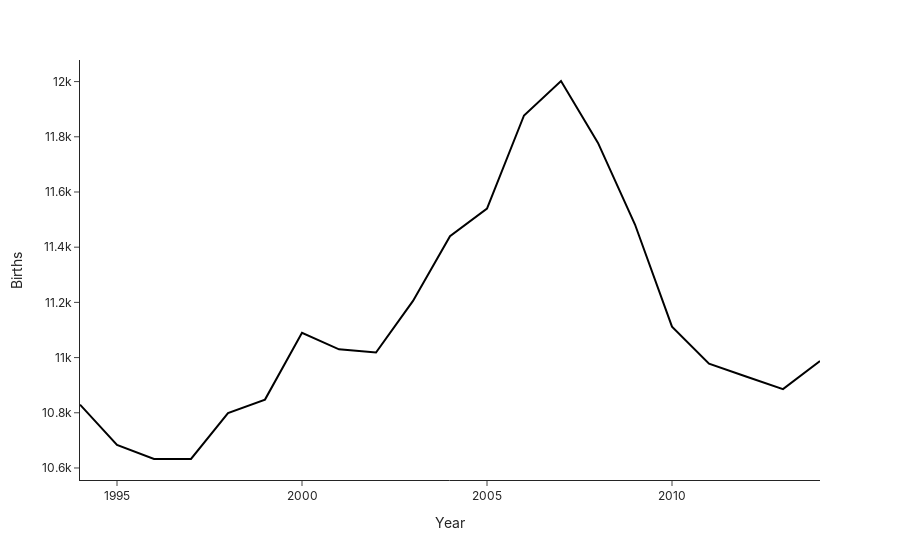

Notebook cell for this chart:
### Code cell
import plotly.express as px


fig = px.line(
    df_by_year,
    x='year',
    y='births',
    template='simple_white',
    labels={
        'births': 'Births',
        'year': 'Year',
    },
    height=400,
    color_discrete_sequence=['black']
)

fig.update_layout(
    font_family='Helvetica, Inter, Arial, sans-serif',
)

fig.show()

### Figure 1 — Plotly figure (JSON) as saved in the notebook; plotly's stock layout.template omitted (floating-point values rounded to 4 significant figures)
{"data": [{"hovertemplate": "Year=%{x}<br>Births=%{y}<extra></extra>", "legendgroup": "", "line": {"color": "black", "dash": "solid"}, "marker": {"symbol": "circle"}, "mode": "lines", "name": "", "orientation": "v", "showlegend": false, "type": "scatter", "x": [1994, 1995, 1996, 1997, 1998, 1999, 2000, 2001, 2002, 2003, 2004, 2005, 2006, 2007, 2008, 2009, 2010, 2011, 2012, 2013, 2014], "xaxis": "x", "y": [10830.0, 10680.0, 10630.0, 10630.0, 10800.0, 10850.0, 11090.0, 11030.0, 11020.0, 11210.0, 11440.0, 11540.0, 11880.0, 12000.0, 11780.0, 11480.0, 11110.0, 10980.0, 10930.0, 10890.0, 10990.0], "yaxis": "y"}], "layout": {"autosize": true, "font": {"family": "Helvetica, Inter, Arial, sans-serif"}, "legend": {"tracegroupgap": 0}, "margin": {"t": 60}, "xaxis": {"anchor": "y", "autorange": true, "domain": [0, 1], "range": [1994, 2014], "title": {"text": "Year"}, "type": "linear"}, "yaxis": {"anchor": "x", "autorange": true, "domain": [0, 1], "range": [10560.0, 12080.0], "title": {"text": "Births"}, "type": "linear"}}}
